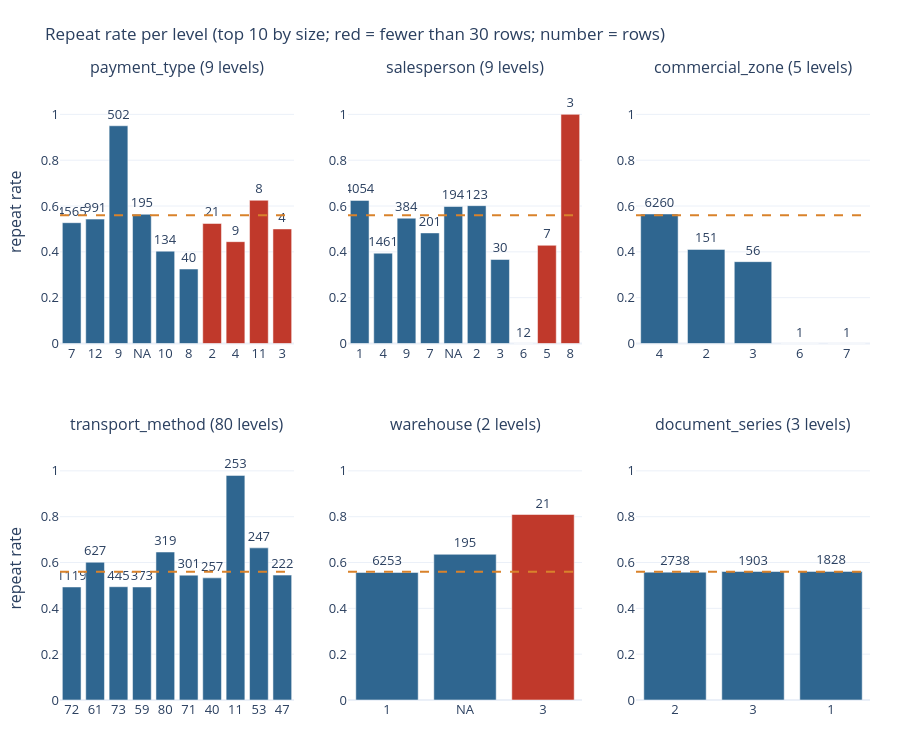

This figure's notebook cell:
### Code cell
fig = make_subplots(rows=2, cols=3, vertical_spacing=0.15,
                    subplot_titles=[f"{col} ({df[col].nunique()} levels)" for col in cat_cols])
for i, col in enumerate(cat_cols):
    filled = df[col].fillna("MISSING")
    summary = filled.value_counts().to_frame("n")
    summary["rate"] = df.groupby(filled)[TARGET].mean()
    summary = summary.head(10)
    labels = [s if s != "MISSING" else "NA" for s in summary.index]
    position = dict(row=i // 3 + 1, col=i % 3 + 1)
    fig.add_bar(x=labels, y=summary["rate"], marker_color=[RED if n < 30 else BLUE for n in summary["n"]],
                text=summary["n"], textposition="outside", showlegend=False,
                hovertemplate="%{x}<br>repeat rate: %{y:.2f}<br>rows: %{text}<extra></extra>", **position)
    fig.add_hline(y=df[TARGET].mean(), line_dash="dash", line_color=ORANGE, **position)
    fig.update_yaxes(range=[0, 1.15], **position)
fig.update_yaxes(title_text="repeat rate", col=1)
fig.update_layout(title="Repeat rate per level (top 10 by size; red = fewer than 30 rows; number = rows)", height=750)
fig.show()

### Figure 1 — Plotly figure (JSON) as saved in the notebook; plotly's stock layout.template omitted (floating-point values rounded to 4 significant figures)
{"data": [{"hovertemplate": "%{x}<br>repeat rate: %{y:.2f}<br>rows: %{text}<extra></extra>", "marker": {"color": ["#2f6690", "#2f6690", "#2f6690", "#2f6690", "#2f6690", "#2f6690", "#c0392b", "#c0392b", "#c0392b", "#c0392b"]}, "showlegend": false, "text": [4565.0, 991.0, 502.0, 195.0, 134.0, 40.0, 21.0, 9.0, 8.0, 4.0], "textposition": "outside", "type": "bar", "x": ["7", "12", "9", "NA", "10", "8", "2", "4", "11", "3"], "xaxis": "x", "y": [0.5273, 0.5429, 0.9502, 0.5641, 0.403, 0.325, 0.5238, 0.4444, 0.625, 0.5], "yaxis": "y"}, {"hovertemplate": "%{x}<br>repeat rate: %{y:.2f}<br>rows: %{text}<extra></extra>", "marker": {"color": ["#2f6690", "#2f6690", "#2f6690", "#2f6690", "#2f6690", "#2f6690", "#2f6690", "#c0392b", "#c0392b", "#c0392b"]}, "showlegend": false, "text": [4054.0, 1461.0, 384.0, 201.0, 194.0, 123.0, 30.0, 12.0, 7.0, 3.0], "textposition": "outside", "type": "bar", "x": ["1", "4", "9", "7", "NA", "2", "3", "6", "5", "8"], "xaxis": "x2", "y": [0.6243, 0.3943, 0.5469, 0.4826, 0.5979, 0.6016, 0.3667, 0.0, 0.4286, 1.0], "yaxis": "y2"}, {"hovertemplate": "%{x}<br>repeat rate: %{y:.2f}<br>rows: %{text}<extra></extra>", "marker": {"color": ["#2f6690", "#2f6690", "#2f6690", "#c0392b", "#c0392b"]}, "showlegend": false, "text": [6260.0, 151.0, 56.0, 1.0, 1.0], "textposition": "outside", "type": "bar", "x": ["4", "2", "3", "6", "7"], "xaxis": "x3", "y": [0.5653, 0.4106, 0.3571, 0.0, 0.0], "yaxis": "y3"}, {"hovertemplate": "%{x}<br>repeat rate: %{y:.2f}<br>rows: %{text}<extra></extra>", "marker": {"color": ["#2f6690", "#2f6690", "#2f6690", "#2f6690", "#2f6690", "#2f6690", "#2f6690", "#2f6690", "#2f6690", "#2f6690"]}, "showlegend": false, "text": [1119.0, 627.0, 445.0, 373.0, 319.0, 301.0, 257.0, 253.0, 247.0, 222.0], "textposition": "outside", "type": "bar", "x": ["72", "61", "73", "59", "80", "71", "40", "11", "53", "47"], "xaxis": "x4", "y": [0.4933, 0.6013, 0.4944, 0.4933, 0.6458, 0.5449, 0.5331, 0.9802, 0.664, 0.545], "yaxis": "y4"}, {"hovertemplate": "%{x}<br>repeat rate: %{y:.2f}<br>rows: %{text}<extra></extra>", "marker": {"color": ["#2f6690", "#2f6690", "#c0392b"]}, "showlegend": false, "text": [6253.0, 195.0, 21.0], "textposition": "outside", "type": "bar", "x": ["1", "NA", "3"], "xaxis": "x5", "y": [0.5565, 0.6359, 0.8095], "yaxis": "y5"}, {"hovertemplate": "%{x}<br>repeat rate: %{y:.2f}<br>rows: %{text}<extra></extra>", "marker": {"color": ["#2f6690", "#2f6690", "#2f6690"]}, "showlegend": false, "text": [2738.0, 1903.0, 1828.0], "textposition": "outside", "type": "bar", "x": ["2", "3", "1"], "xaxis": "x6", "y": [0.5581, 0.5607, 0.5613], "yaxis": "y6"}], "layout": {"annotations": [{"font": {"size": 16}, "showarrow": false, "text": "payment_type (9 levels)", "x": 0.1444, "xanchor": "center", "xref": "paper", "y": 1, "yanchor": "bottom", "yref": "paper"}, {"font": {"size": 16}, "showarrow": false, "text": "salesperson (9 levels)", "x": 0.5, "xanchor": "center", "xref": "paper", "y": 1, "yanchor": "bottom", "yref": "paper"}, {"font": {"size": 16}, "showarrow": false, "text": "commercial_zone (5 levels)", "x": 0.8556, "xanchor": "center", "xref": "paper", "y": 1, "yanchor": "bottom", "yref": "paper"}, {"font": {"size": 16}, "showarrow": false, "text": "transport_method (80 levels)", "x": 0.1444, "xanchor": "center", "xref": "paper", "y": 0.425, "yanchor": "bottom", "yref": "paper"}, {"font": {"size": 16}, "showarrow": false, "text": "warehouse (2 levels)", "x": 0.5, "xanchor": "center", "xref": "paper", "y": 0.425, "yanchor": "bottom", "yref": "paper"}, {"font": {"size": 16}, "showarrow": false, "text": "document_series (3 levels)", "x": 0.8556, "xanchor": "center", "xref": "paper", "y": 0.425, "yanchor": "bottom", "yref": "paper"}], "height": 750, "shapes": [{"line": {"color": "#d9822b", "dash": "dash"}, "type": "line", "x0": 0, "x1": 1, "xref": "x domain", "y0": 0.5597, "y1": 0.5597, "yref": "y"}, {"line": {"color": "#d9822b", "dash": "dash"}, "type": "line", "x0": 0, "x1": 1, "xref": "x2 domain", "y0": 0.5597, "y1": 0.5597, "yref": "y2"}, {"line": {"color": "#d9822b", "dash": "dash"}, "type": "line", "x0": 0, "x1": 1, "xref": "x3 domain", "y0": 0.5597, "y1": 0.5597, "yref": "y3"}, {"line": {"color": "#d9822b", "dash": "dash"}, "type": "line", "x0": 0, "x1": 1, "xref": "x4 domain", "y0": 0.5597, "y1": 0.5597, "yref": "y4"}, {"line": {"color": "#d9822b", "dash": "dash"}, "type": "line", "x0": 0, "x1": 1, "xref": "x5 domain", "y0": 0.5597, "y1": 0.5597, "yref": "y5"}, {"line": {"color": "#d9822b", "dash": "dash"}, "type": "line", "x0": 0, "x1": 1, "xref": "x6 domain", "y0": 0.5597, "y1": 0.5597, "yref": "y6"}], "title": {"text": "Repeat rate per level (top 10 by size; red = fewer than 30 rows; number = rows)"}, "xaxis": {"anchor": "y", "domain": [0, 0.2889]}, "xaxis2": {"anchor": "y2", "domain": [0.3556, 0.6444]}, "xaxis3": {"anchor": "y3", "domain": [0.7111, 1]}, "xaxis4": {"anchor": "y4", "domain": [0, 0.2889]}, "xaxis5": {"anchor": "y5", "domain": [0.3556, 0.6444]}, "xaxis6": {"anchor": "y6", "domain": [0.7111, 1]}, "yaxis": {"anchor": "x", "domain": [0.575, 1], "range": [0, 1.15], "title": {"text": "repeat rate"}}, "yaxis2": {"anchor": "x2", "domain": [0.575, 1], "range": [0, 1.15]}, "yaxis3": {"anchor": "x3", "domain": [0.575, 1], "range": [0, 1.15]}, "yaxis4": {"anchor": "x4", "domain": [0, 0.425], "range": [0, 1.15], "title": {"text": "repeat rate"}}, "yaxis5": {"anchor": "x5", "domain": [0, 0.425], "range": [0, 1.15]}, "yaxis6": {"anchor": "x6", "domain": [0, 0.425], "range": [0, 1.15]}}}
